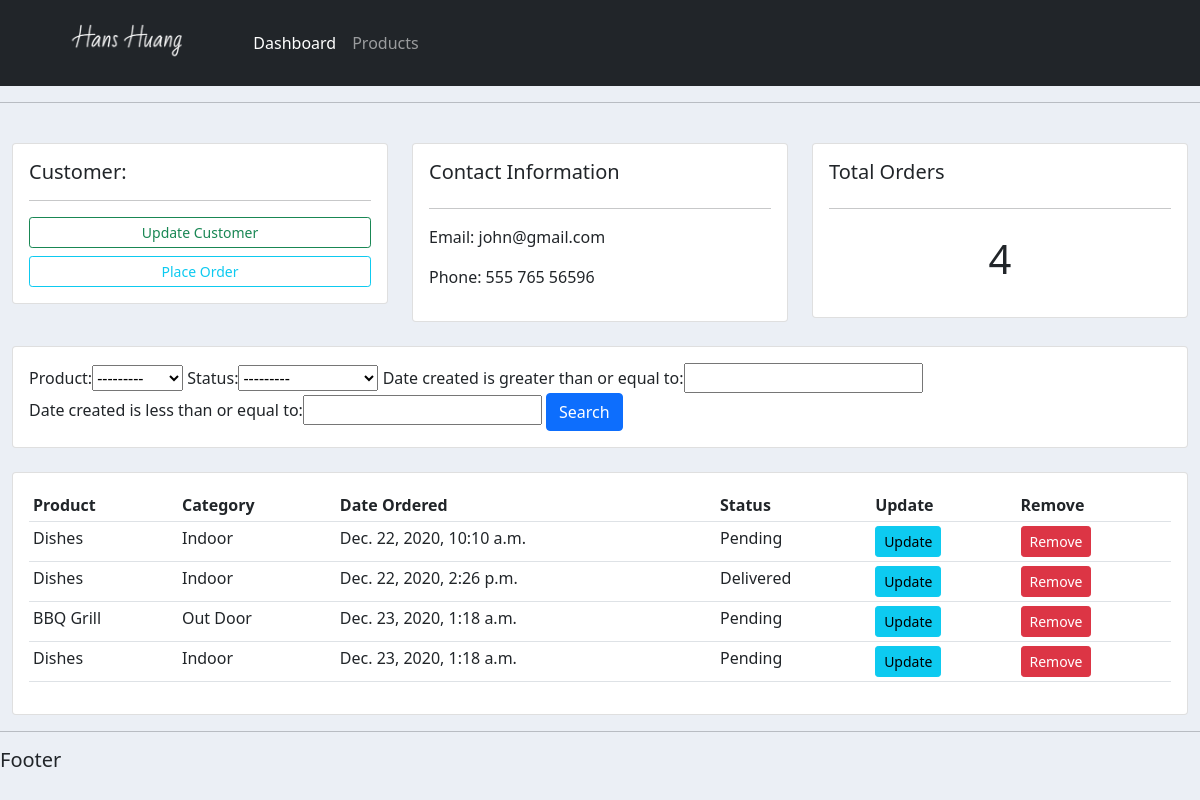
Screenshot of /customer/1 with the database file from the repository.
### accounts/models.py (models this page shows, shortened)
class Customer(models.Model):
    name = models.CharField(max_length=200, null=True)
    phone = models.CharField(max_length=200, null=True)
    email = models.CharField(max_length=200, null=True)
    date_created = models.DateTimeField(auto_now_add=True, null=True)

class Order(models.Model):
    STATUS = (
        ('Pending', 'Pending'),
        ('Out for delivery', 'Out for delivery'),
        ('Delivered', 'Delivered'),
    )
    customer = models.ForeignKey(Customer, null=True, on_delete=models.SET_NULL)
    product = models.ForeignKey(Product, null=True, on_delete=models.SET_NULL)
    date_created = models.DateTimeField(auto_now_add=True, null=True)
    status = models.CharField(max_length=200, null=True, choices=STATUS)

class Product(models.Model):
    CATEGORY = (
        ('Indoor', 'Indoor'),
        ('Out Door', 'Out Door'),
    )
    name = models.CharField(max_length=200, null=True)
    price = models.FloatField(null=True)
    category = models.CharField(max_length=200, null=True, choices=CATEGORY)
    description = models.CharField(max_length=200, null=True, blank=True)
    date_created = models.DateTimeField(auto_now_add=True, null=True)
    tags = models.ManyToManyField(Tag)
    def __str__(self):
        return self.name

### accounts/views.py (the view)
# urls.py: path('customer/<str:pk>', views.customer, name='customer'),
def customer(request, pk):
    customer = Customer.objects.get(pk=pk)
    orders = customer.order_set.all()
    order_count = orders.count()
    my_filter = OrderFilter(request.GET, queryset=orders)
    orders = my_filter.qs
    context = {
        'customer': customer,
        'orders': orders,
        'order_count': order_count,
        'my_filter': my_filter,
    }
    return render(request, 'accounts/customer.html', context)

### accounts/templates/accounts/customer.html
{% extends 'base.html' %}
{% block content %}
    <br>
    <div class="row">
        <div class="col-md">
            <div class="card">
                <div class="card-body">
                    <h5>Customer:</h5>
                    <hr>
                    <div class="d-grid gap-2">
                        <a class="btn btn-outline-success btn-sm" href="">Update Customer</a>
                        <a class="btn btn-outline-info btn-sm" href="{% url 'create_order' customer.pk %}">Place Order</a>
                    </div>
                </div>
            </div>
        </div>
        <div class="col-md">
            <div class="card card-body">
                <h5>Contact Information</h5>
                <hr>
                <p>Email: {{ customer.email }}</p>
                <p>Phone: {{ customer.phone }}</p>
            </div>
        </div>
        <div class="col-md">
            <div class="card card-body">
                <h5>Total Orders</h5>
                <hr>
                <h1 style="text-align: center;padding: 10px">{{ order_count }}</h1>
            </div>
        </div>
    </div>
    <br>
    <div class="row">
        <div class="col">
            <div class="card card-body">
                <form method="get">
                    {{ my_filter.form }}
                    <button class="btn btn-primary" type="submit">Search</button>
                </form>
            </div>
        </div>
    </div>
    <br>
    <div class="row">
        <div class="col-md">
            <div class="card card-body">
                <table class="table table-sm">
                    <tr>
                        <th>Product</th>
                        <th>Category</th>
                        <th>Date Ordered</th>
                        <th>Status</th>
                        <th>Update</th>
                        <th>Remove</th>
                    </tr>
                    {% for order in orders %}
                        <tr>
                            <td>{{ order.product }}</td>
                            <td>{{ order.product.category }}</td>
                            <td>{{ order.date_created }}</td>
                            <td>{{ order.status }}</td>
                            <td><a href="{% url 'update_order' order.pk %}" class="btn btn-sm btn-info">Update</a> </td>
                            <td><a href="{% url 'delete_order' order.pk %}" class="btn btn-sm btn-danger">Remove</a> </td>
                        </tr>
                    {%  endfor %}
                </table>
            </div>
        </div>
    </div>
{% endblock %}

### static/css/main.css (style rules this page uses)
body { background-color: #ebeff5; }

### rows the page displays
Customer: email "john@gmail.com", phone "555 765 56596"
Order: product "Dishes", product.category "Indoor", date_created "Dec. 22, 2020, 10:10 a.m.", status "Pending"
Order: product "Dishes", product.category "Indoor", date_created "Dec. 22, 2020, 2:26 p.m.", status "Delivered"
Order: product "BBQ Grill", product.category "Out Door", date_created "Dec. 23, 2020, 1:18 a.m.", status "Pending"
Order: product "Dishes", product.category "Indoor", date_created "Dec. 23, 2020, 1:18 a.m.", status "Pending"

### other values shown
{{ order_count }} "4"
